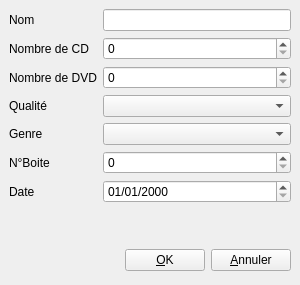
<?xml version="1.0" encoding="UTF-8"?>
<ui version="4.0">
 <class>dialogAjoutFilm</class>
 <widget class="QWidget" name="dialogAjoutFilm">
  <property name="geometry">
   <rect>
    <x>0</x>
    <y>0</y>
    <width>300</width>
    <height>285</height>
   </rect>
  </property>
  <property name="windowTitle">
   <string>Ajout -&gt; Film</string>
  </property>
  <property name="windowIcon">
   <iconset>
    <normaloff>.</normaloff>.</iconset>
  </property>
  <layout class="QVBoxLayout">
   <property name="spacing">
    <number>6</number>
   </property>
   <property name="leftMargin">
    <number>9</number>
   </property>
   <property name="topMargin">
    <number>9</number>
   </property>
   <property name="rightMargin">
    <number>9</number>
   </property>
   <property name="bottomMargin">
    <number>9</number>
   </property>
   <item>
    <layout class="QGridLayout">
     <property name="leftMargin">
      <number>0</number>
     </property>
     <property name="topMargin">
      <number>0</number>
     </property>
     <property name="rightMargin">
      <number>0</number>
     </property>
     <property name="bottomMargin">
      <number>0</number>
     </property>
     <property name="spacing">
      <number>6</number>
     </property>
     <item row="1" column="0">
      <widget class="QLabel" name="label_2">
       <property name="text">
        <string>Nombre de CD</string>
       </property>
      </widget>
     </item>
     <item row="3" column="1">
      <widget class="QComboBox" name="cmbQualite"/>
     </item>
     <item row="5" column="0">
      <widget class="QLabel" name="label_2_4">
       <property name="text">
        <string>N°Boite</string>
       </property>
      </widget>
     </item>
     <item row="0" column="1">
      <widget class="QLineEdit" name="txtNom"/>
     </item>
     <item row="2" column="1">
      <widget class="QSpinBox" name="spinNbDvd"/>
     </item>
     <item row="5" column="1">
      <widget class="QSpinBox" name="spinIdBoite">
       <property name="enabled">
        <bool>true</bool>
       </property>
      </widget>
     </item>
     <item row="3" column="0">
      <widget class="QLabel" name="label_2_5">
       <property name="text">
        <string>Qualité</string>
       </property>
      </widget>
     </item>
     <item row="1" column="1">
      <widget class="QSpinBox" name="spinNbCd"/>
     </item>
     <item row="4" column="0">
      <widget class="QLabel" name="label_2_6">
       <property name="text">
        <string>Genre</string>
       </property>
      </widget>
     </item>
     <item row="6" column="0">
      <widget class="QLabel" name="label_2_3_2">
       <property name="text">
        <string>Date</string>
       </property>
      </widget>
     </item>
     <item row="6" column="1">
      <widget class="QDateEdit" name="date">
       <property name="displayFormat">
        <string>dd/MM/yyyy</string>
       </property>
      </widget>
     </item>
     <item row="0" column="0">
      <widget class="QLabel" name="label">
       <property name="text">
        <string>Nom</string>
       </property>
      </widget>
     </item>
     <item row="2" column="0">
      <widget class="QLabel" name="label_2_3">
       <property name="text">
        <string>Nombre de DVD</string>
       </property>
      </widget>
     </item>
     <item row="4" column="1">
      <widget class="QComboBox" name="cmbGenre"/>
     </item>
    </layout>
   </item>
   <item>
    <spacer>
     <property name="orientation">
      <enum>Qt::Vertical</enum>
     </property>
     <property name="sizeHint" stdset="0">
      <size>
       <width>262</width>
       <height>31</height>
      </size>
     </property>
    </spacer>
   </item>
   <item>
    <layout class="QHBoxLayout">
     <property name="spacing">
      <number>6</number>
     </property>
     <property name="leftMargin">
      <number>0</number>
     </property>
     <property name="topMargin">
      <number>0</number>
     </property>
     <property name="rightMargin">
      <number>0</number>
     </property>
     <property name="bottomMargin">
      <number>0</number>
     </property>
     <item>
      <spacer>
       <property name="orientation">
        <enum>Qt::Horizontal</enum>
       </property>
       <property name="sizeHint" stdset="0">
        <size>
         <width>131</width>
         <height>31</height>
        </size>
       </property>
      </spacer>
     </item>
     <item>
      <widget class="QPushButton" name="okButton">
       <property name="text">
        <string>&amp;OK</string>
       </property>
       <property name="icon">
        <iconset>
         <normaloff>:/images/accept.svg</normaloff>:/images/accept.svg</iconset>
       </property>
      </widget>
     </item>
     <item>
      <widget class="QPushButton" name="cancelButton">
       <property name="text">
        <string>&amp;Annuler</string>
       </property>
       <property name="icon">
        <iconset>
         <normaloff>:/images/cancel.svg</normaloff>:/images/cancel.svg</iconset>
       </property>
      </widget>
     </item>
    </layout>
   </item>
  </layout>
 </widget>
 <tabstops>
  <tabstop>txtNom</tabstop>
  <tabstop>spinNbCd</tabstop>
  <tabstop>spinNbDvd</tabstop>
  <tabstop>date</tabstop>
  <tabstop>okButton</tabstop>
  <tabstop>cancelButton</tabstop>
 </tabstops>
 <connections/>
</ui>
